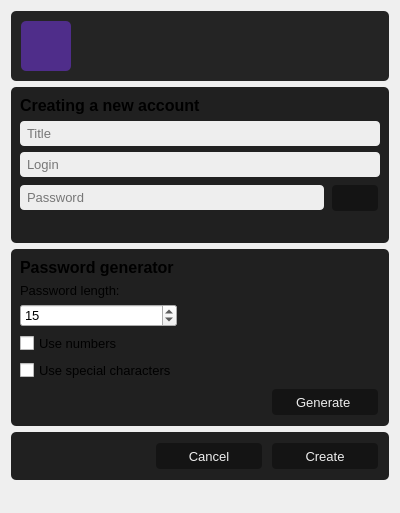
<?xml version="1.0" encoding="UTF-8"?>
<ui version="4.0">
 <class>createAccountForm</class>
 <widget class="QWidget" name="createAccountForm">
  <property name="geometry">
   <rect>
    <x>0</x>
    <y>0</y>
    <width>400</width>
    <height>513</height>
   </rect>
  </property>
  <property name="windowTitle">
   <string>Form</string>
  </property>
  <layout class="QGridLayout" name="gridLayout_4">
   <item row="2" column="0">
    <widget class="QFrame" name="frame_3">
     <property name="styleSheet">
      <string notr="true">QPushButton {
    padding: 2px;
    margin: 2px;
    font: 10pt;
    background-color: rgb(20, 20, 20);
    color: #EEEEEE;
    border-radius: 4px;
}

QPushButton:hover{
    background-color: rgb(60, 60, 60);
    color: #EEEEEE;
}

QLineEdit{
    border: none;
    border-radius: 4px;
    min-height: 25px;
    padding-left: 5px;
    background-color: #eee;
}

QFrame {
	background-color: #202020;
	border-radius: 5px;
}
</string>
     </property>
     <property name="frameShape">
      <enum>QFrame::StyledPanel</enum>
     </property>
     <property name="frameShadow">
      <enum>QFrame::Raised</enum>
     </property>
     <layout class="QGridLayout" name="gridLayout_5">
      <item row="2" column="0">
       <widget class="QSpinBox" name="sB_passLength">
        <property name="font">
         <font>
          <pointsize>10</pointsize>
         </font>
        </property>
        <property name="buttonSymbols">
         <enum>QAbstractSpinBox::UpDownArrows</enum>
        </property>
        <property name="minimum">
         <number>1</number>
        </property>
        <property name="value">
         <number>15</number>
        </property>
       </widget>
      </item>
      <item row="6" column="2">
       <widget class="QPushButton" name="pB_generatePass">
        <property name="minimumSize">
         <size>
          <width>110</width>
          <height>30</height>
         </size>
        </property>
        <property name="maximumSize">
         <size>
          <width>110</width>
          <height>30</height>
         </size>
        </property>
        <property name="text">
         <string>Generate </string>
        </property>
       </widget>
      </item>
      <item row="0" column="0">
       <widget class="QLabel" name="label">
        <property name="font">
         <font>
          <pointsize>12</pointsize>
          <bold>true</bold>
         </font>
        </property>
        <property name="text">
         <string>Password generator</string>
        </property>
       </widget>
      </item>
      <item row="1" column="0">
       <widget class="QLabel" name="label_3">
        <property name="font">
         <font>
          <pointsize>10</pointsize>
         </font>
        </property>
        <property name="text">
         <string>Password length:</string>
        </property>
       </widget>
      </item>
      <item row="3" column="0">
       <widget class="QCheckBox" name="cB_useNumber">
        <property name="font">
         <font>
          <pointsize>10</pointsize>
         </font>
        </property>
        <property name="text">
         <string>Use numbers</string>
        </property>
       </widget>
      </item>
      <item row="4" column="0">
       <widget class="QCheckBox" name="cB_userCpecialCharacters">
        <property name="font">
         <font>
          <pointsize>10</pointsize>
         </font>
        </property>
        <property name="text">
         <string>Use special characters</string>
        </property>
       </widget>
      </item>
      <item row="2" column="1">
       <spacer name="horizontalSpacer">
        <property name="orientation">
         <enum>Qt::Horizontal</enum>
        </property>
        <property name="sizeHint" stdset="0">
         <size>
          <width>40</width>
          <height>20</height>
         </size>
        </property>
       </spacer>
      </item>
      <item row="0" column="2" rowspan="5">
       <widget class="QLabel" name="label_4">
        <property name="minimumSize">
         <size>
          <width>110</width>
          <height>110</height>
         </size>
        </property>
        <property name="maximumSize">
         <size>
          <width>110</width>
          <height>110</height>
         </size>
        </property>
        <property name="text">
         <string/>
        </property>
        <property name="pixmap">
         <pixmap resource="resources/resources.qrc">:/recources/icons/icon.png</pixmap>
        </property>
        <property name="scaledContents">
         <bool>true</bool>
        </property>
       </widget>
      </item>
     </layout>
    </widget>
   </item>
   <item row="3" column="0">
    <widget class="QFrame" name="frame_2">
     <property name="styleSheet">
      <string notr="true">QPushButton {
    padding: 2px;
    margin: 2px;
    font: 10pt;
    background-color: rgb(20, 20, 20);
    color: #EEEEEE;
    border-radius: 4px;
}

QPushButton:hover{
    background-color: rgb(60, 60, 60);
    color: #EEEEEE;
}

QLineEdit{
    border: none;
    border-radius: 4px;
    min-height: 25px;
    padding-left: 5px;
    background-color: #eee;
}

QFrame {
	background-color: #202020;
	border-radius: 5px;
}

</string>
     </property>
     <property name="frameShape">
      <enum>QFrame::StyledPanel</enum>
     </property>
     <property name="frameShadow">
      <enum>QFrame::Raised</enum>
     </property>
     <layout class="QGridLayout" name="gridLayout_3">
      <item row="1" column="2">
       <widget class="QPushButton" name="pB_create">
        <property name="minimumSize">
         <size>
          <width>110</width>
          <height>30</height>
         </size>
        </property>
        <property name="maximumSize">
         <size>
          <width>110</width>
          <height>30</height>
         </size>
        </property>
        <property name="text">
         <string>Create</string>
        </property>
       </widget>
      </item>
      <item row="1" column="1">
       <widget class="QPushButton" name="pB_cancel">
        <property name="minimumSize">
         <size>
          <width>110</width>
          <height>30</height>
         </size>
        </property>
        <property name="maximumSize">
         <size>
          <width>110</width>
          <height>30</height>
         </size>
        </property>
        <property name="text">
         <string>Cancel</string>
        </property>
       </widget>
      </item>
      <item row="1" column="0">
       <spacer name="horizontalSpacer_2">
        <property name="orientation">
         <enum>Qt::Horizontal</enum>
        </property>
        <property name="sizeHint" stdset="0">
         <size>
          <width>40</width>
          <height>20</height>
         </size>
        </property>
       </spacer>
      </item>
     </layout>
    </widget>
   </item>
   <item row="0" column="0">
    <widget class="QFrame" name="f_block">
     <property name="styleSheet">
      <string notr="true">background-color: #242424;
border-radius: 5px;</string>
     </property>
     <property name="frameShape">
      <enum>QFrame::NoFrame</enum>
     </property>
     <property name="frameShadow">
      <enum>QFrame::Raised</enum>
     </property>
     <layout class="QGridLayout" name="gridLayout_2">
      <property name="leftMargin">
       <number>10</number>
      </property>
      <property name="topMargin">
       <number>10</number>
      </property>
      <property name="rightMargin">
       <number>10</number>
      </property>
      <property name="bottomMargin">
       <number>10</number>
      </property>
      <property name="horizontalSpacing">
       <number>10</number>
      </property>
      <property name="verticalSpacing">
       <number>0</number>
      </property>
      <item row="0" column="0" rowspan="2">
       <widget class="QLabel" name="icon">
        <property name="minimumSize">
         <size>
          <width>50</width>
          <height>50</height>
         </size>
        </property>
        <property name="maximumSize">
         <size>
          <width>50</width>
          <height>50</height>
         </size>
        </property>
        <property name="font">
         <font>
          <pointsize>16</pointsize>
          <bold>true</bold>
         </font>
        </property>
        <property name="styleSheet">
         <string notr="true">background-color: rgb(79, 45, 138);</string>
        </property>
        <property name="text">
         <string/>
        </property>
        <property name="alignment">
         <set>Qt::AlignCenter</set>
        </property>
       </widget>
      </item>
      <item row="0" column="1">
       <widget class="QLabel" name="l_title">
        <property name="font">
         <font>
          <pointsize>12</pointsize>
          <bold>true</bold>
         </font>
        </property>
        <property name="text">
         <string/>
        </property>
       </widget>
      </item>
      <item row="1" column="1">
       <widget class="QLabel" name="l_login">
        <property name="font">
         <font>
          <pointsize>11</pointsize>
         </font>
        </property>
        <property name="text">
         <string/>
        </property>
       </widget>
      </item>
     </layout>
    </widget>
   </item>
   <item row="1" column="0">
    <widget class="QFrame" name="frame">
     <property name="styleSheet">
      <string notr="true">QPushButton {
    padding: 2px;
    margin: 2px;
    font: 10pt;
    background-color: rgb(20, 20, 20);
    color: #EEEEEE;
    border-radius: 4px;
}

QPushButton:hover{
    background-color: rgb(60, 60, 60);
    color: #EEEEEE;
}

QLineEdit{
    border: none;
    border-radius: 4px;
    min-height: 25px;
    padding-left: 5px;
    background-color: #eee;
}

QFrame {
	background-color: #202020;
	border-radius: 5px;
}
</string>
     </property>
     <property name="frameShape">
      <enum>QFrame::StyledPanel</enum>
     </property>
     <property name="frameShadow">
      <enum>QFrame::Raised</enum>
     </property>
     <layout class="QGridLayout" name="gridLayout">
      <item row="6" column="0" colspan="3">
       <widget class="QLineEdit" name="lE_login">
        <property name="enabled">
         <bool>true</bool>
        </property>
        <property name="font">
         <font>
          <pointsize>10</pointsize>
         </font>
        </property>
        <property name="text">
         <string/>
        </property>
        <property name="placeholderText">
         <string>Login</string>
        </property>
       </widget>
      </item>
      <item row="5" column="0" colspan="3">
       <widget class="QLineEdit" name="lE_title">
        <property name="enabled">
         <bool>true</bool>
        </property>
        <property name="font">
         <font>
          <pointsize>10</pointsize>
         </font>
        </property>
        <property name="placeholderText">
         <string>Title</string>
        </property>
       </widget>
      </item>
      <item row="9" column="2">
       <widget class="QPushButton" name="pB_showPass">
        <property name="minimumSize">
         <size>
          <width>50</width>
          <height>30</height>
         </size>
        </property>
        <property name="maximumSize">
         <size>
          <width>50</width>
          <height>30</height>
         </size>
        </property>
        <property name="text">
         <string/>
        </property>
        <property name="icon">
         <iconset resource="resources/resources.qrc">
          <normaloff>:/recources/icons/collapse_show_light.png</normaloff>:/recources/icons/collapse_show_light.png</iconset>
        </property>
        <property name="active" stdset="0">
         <bool>false</bool>
        </property>
       </widget>
      </item>
      <item row="4" column="0">
       <widget class="QLabel" name="label_2">
        <property name="font">
         <font>
          <pointsize>12</pointsize>
          <bold>true</bold>
         </font>
        </property>
        <property name="text">
         <string>Creating a new account</string>
        </property>
       </widget>
      </item>
      <item row="9" column="0" colspan="2">
       <widget class="QLineEdit" name="lE_pass">
        <property name="enabled">
         <bool>true</bool>
        </property>
        <property name="font">
         <font>
          <pointsize>10</pointsize>
         </font>
        </property>
        <property name="text">
         <string/>
        </property>
        <property name="echoMode">
         <enum>QLineEdit::Password</enum>
        </property>
        <property name="placeholderText">
         <string>Password</string>
        </property>
       </widget>
      </item>
      <item row="10" column="0">
       <spacer name="verticalSpacer_2">
        <property name="orientation">
         <enum>Qt::Vertical</enum>
        </property>
        <property name="sizeHint" stdset="0">
         <size>
          <width>20</width>
          <height>40</height>
         </size>
        </property>
       </spacer>
      </item>
     </layout>
    </widget>
   </item>
   <item row="4" column="0">
    <spacer name="verticalSpacer">
     <property name="orientation">
      <enum>Qt::Vertical</enum>
     </property>
     <property name="sizeHint" stdset="0">
      <size>
       <width>20</width>
       <height>40</height>
      </size>
     </property>
    </spacer>
   </item>
  </layout>
 </widget>
 <resources>
  <include location="resources/resources.qrc"/>
 </resources>
 <connections/>
</ui>
